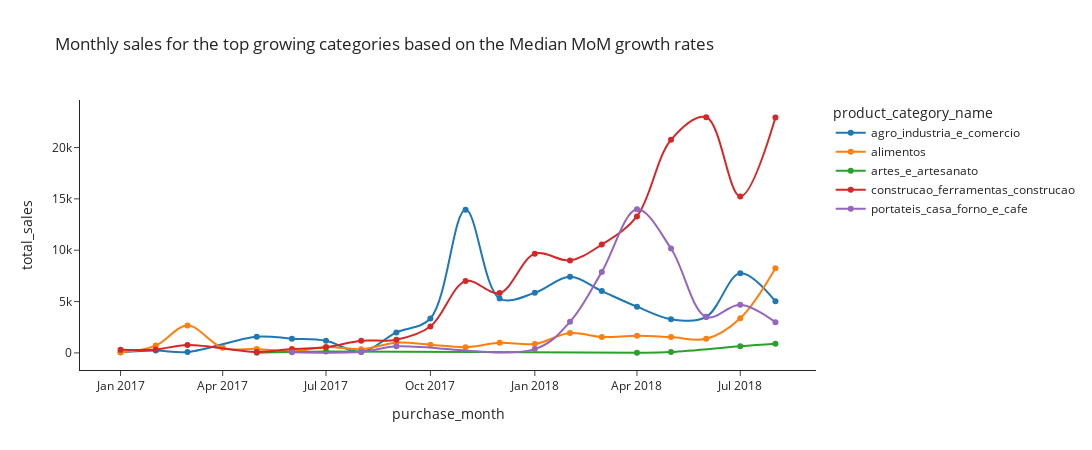

The notebook cell this image was saved under:
### Code cell
top_growth_categories = list(overall_growth.head(5)['product_category_name'])
# Plot Monthly sales for the top growing categories based on the Median MoM growth rates
px.line(
    monthly_sales_by_category[monthly_sales_by_category['product_category_name'].isin(top_growth_categories)],
    x='purchase_month', y='total_sales', color='product_category_name', template='simple_white',
    markers='dot', render_mode='svg', width=1250, height=450, line_shape='spline', hover_data=['total_transactions'],
    title = "Monthly sales for the top growing categories based on the Median MoM growth rates"
)

### Figure 1 — Plotly figure (JSON) as saved in the notebook; plotly's stock layout.template omitted (floating-point values rounded to 4 significant figures)
{"data": [{"customdata": [[3], [7], [2], [4], [1], [1], [4], [4], [5], [19], [11], [18], [27], [28], [12], [8], [10], [30], [18]], "hovertemplate": "product_category_name=agro_industria_e_comercio<br>purchase_month=%{x}<br>total_sales=%{y}<br>total_transactions=%{customdata[0]}<extra></extra>", "legendgroup": "agro_industria_e_comercio", "line": {"color": "#1F77B4", "dash": "solid", "shape": "spline"}, "marker": {"symbol": "circle"}, "mode": "markers+lines", "name": "agro_industria_e_comercio", "orientation": "v", "showlegend": true, "type": "scatter", "x": ["2017-01-01T00:00:00", "2017-02-01T00:00:00", "2017-03-01T00:00:00", "2017-05-01T00:00:00", "2017-06-01T00:00:00", "2017-07-01T00:00:00", "2017-08-01T00:00:00", "2017-09-01T00:00:00", "2017-10-01T00:00:00", "2017-11-01T00:00:00", "2017-12-01T00:00:00", "2018-01-01T00:00:00", "2018-02-01T00:00:00", "2018-03-01T00:00:00", "2018-04-01T00:00:00", "2018-05-01T00:00:00", "2018-06-01T00:00:00", "2018-07-01T00:00:00", "2018-08-01T00:00:00"], "xaxis": "x", "y": [65.97, 224.8, 81.99, 1580.0, 1390, 1180, 88, 1994.0, 3350.0, 13930.0, 5292.0, 5853.0, 7405.0, 6019, 4501.0, 3280.0, 3516.0, 7757.0, 5021.0], "yaxis": "y"}, {"customdata": [[2], [9], [24], [8], [3], [1], [7], [8], [17], [17], [17], [14], [20], [39], [35], [40], [44], [24], [64], [116]], "hovertemplate": "product_category_name=alimentos<br>purchase_month=%{x}<br>total_sales=%{y}<br>total_transactions=%{customdata[0]}<extra></extra>", "legendgroup": "alimentos", "line": {"color": "#FF7F0E", "dash": "solid", "shape": "spline"}, "marker": {"symbol": "circle"}, "mode": "markers+lines", "name": "alimentos", "orientation": "v", "showlegend": true, "type": "scatter", "x": ["2017-01-01T00:00:00", "2017-02-01T00:00:00", "2017-03-01T00:00:00", "2017-04-01T00:00:00", "2017-05-01T00:00:00", "2017-06-01T00:00:00", "2017-07-01T00:00:00", "2017-08-01T00:00:00", "2017-09-01T00:00:00", "2017-10-01T00:00:00", "2017-11-01T00:00:00", "2017-12-01T00:00:00", "2018-01-01T00:00:00", "2018-02-01T00:00:00", "2018-03-01T00:00:00", "2018-04-01T00:00:00", "2018-05-01T00:00:00", "2018-06-01T00:00:00", "2018-07-01T00:00:00", "2018-08-01T00:00:00"], "xaxis": "x", "y": [42.82, 715.6, 2668.0, 491.3, 387.9, 149.9, 584.2, 364.5, 992.9, 806.1, 557.0, 978.2, 868.4, 1933.0, 1560.0, 1665.0, 1543.0, 1371.0, 3378.0, 8256.0], "yaxis": "y"}, {"customdata": [[1], [1], [1], [1], [11], [9]], "hovertemplate": "product_category_name=artes_e_artesanato<br>purchase_month=%{x}<br>total_sales=%{y}<br>total_transactions=%{customdata[0]}<extra></extra>", "legendgroup": "artes_e_artesanato", "line": {"color": "#2CA02C", "dash": "solid", "shape": "spline"}, "marker": {"symbol": "circle"}, "mode": "markers+lines", "name": "artes_e_artesanato", "orientation": "v", "showlegend": true, "type": "scatter", "x": ["2017-05-01T00:00:00", "2017-07-01T00:00:00", "2018-04-01T00:00:00", "2018-05-01T00:00:00", "2018-07-01T00:00:00", "2018-08-01T00:00:00"], "xaxis": "x", "y": [21.99, 129.9, 15.99, 89.8, 654.6, 901.8], "yaxis": "y"}, {"customdata": [[1], [3], [4], [1], [8], [6], [7], [11], [19], [47], [27], [48], [69], [71], [92], [125], [113], [115], [162]], "hovertemplate": "product_category_name=construcao_ferramentas_construcao<br>purchase_month=%{x}<br>total_sales=%{y}<br>total_transactions=%{customdata[0]}<extra></extra>", "legendgroup": "construcao_ferramentas_construcao", "line": {"color": "#D62728", "dash": "solid", "shape": "spline"}, "marker": {"symbol": "circle"}, "mode": "markers+lines", "name": "construcao_ferramentas_construcao", "orientation": "v", "showlegend": true, "type": "scatter", "x": ["2017-01-01T00:00:00", "2017-02-01T00:00:00", "2017-03-01T00:00:00", "2017-05-01T00:00:00", "2017-06-01T00:00:00", "2017-07-01T00:00:00", "2017-08-01T00:00:00", "2017-09-01T00:00:00", "2017-10-01T00:00:00", "2017-11-01T00:00:00", "2017-12-01T00:00:00", "2018-01-01T00:00:00", "2018-02-01T00:00:00", "2018-03-01T00:00:00", "2018-04-01T00:00:00", "2018-05-01T00:00:00", "2018-06-01T00:00:00", "2018-07-01T00:00:00", "2018-08-01T00:00:00"], "xaxis": "x", "y": [310, 336.8, 773.4, 99.99, 376.4, 549.4, 1180, 1289.0, 2576.0, 6994.0, 5830.0, 9664.0, 9004.0, 10550.0, 13290.0, 20750.0, 22950.0, 15240.0, 22920.0], "yaxis": "y"}, {"customdata": [[1], [2], [1], [1], [5], [7], [15], [9], [3], [15], [17]], "hovertemplate": "product_category_name=portateis_casa_forno_e_cafe<br>purchase_month=%{x}<br>total_sales=%{y}<br>total_transactions=%{customdata[0]}<extra></extra>", "legendgroup": "portateis_casa_forno_e_cafe", "line": {"color": "#9467BD", "dash": "solid", "shape": "spline"}, "marker": {"symbol": "circle"}, "mode": "markers+lines", "name": "portateis_casa_forno_e_cafe", "orientation": "v", "showlegend": true, "type": "scatter", "x": ["2017-06-01T00:00:00", "2017-08-01T00:00:00", "2017-09-01T00:00:00", "2018-01-01T00:00:00", "2018-02-01T00:00:00", "2018-03-01T00:00:00", "2018-04-01T00:00:00", "2018-05-01T00:00:00", "2018-06-01T00:00:00", "2018-07-01T00:00:00", "2018-08-01T00:00:00"], "xaxis": "x", "y": [71.9, 109.1, 641.0, 370.0, 3025.0, 7891.0, 13980.0, 10160.0, 3499, 4700.0, 2997.0], "yaxis": "y"}], "layout": {"height": 450, "legend": {"title": {"text": "product_category_name"}, "tracegroupgap": 0}, "title": {"text": "Monthly sales for the top growing categories based on the Median MoM growth rates"}, "width": 1250, "xaxis": {"anchor": "y", "domain": [0, 1], "title": {"text": "purchase_month"}}, "yaxis": {"anchor": "x", "domain": [0, 1], "title": {"text": "total_sales"}}}}
